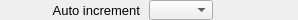
    <widget class="PyDMFrame" name="composite_3">
      <property name="geometry">
        <rect>
          <x>407</x>
          <y>173</y>
          <width>298</width>
          <height>20</height>
        </rect>
      </property>
      <widget class="QLabel" name="text_4">
        <property name="geometry">
          <rect>
            <x>0</x>
            <y>0</y>
            <width>140</width>
            <height>20</height>
          </rect>
        </property>
        <property name="text">
          <string>Auto increment</string>
        </property>
        <property name="font" stdset="0">
          <font>
            <pointsize>10</pointsize>
          </font>
        </property>
        <property name="brush" stdset="0">
          <brush brushstyle="SolidPattern">
            <color alpha="255">
              <red>0</red>
              <green>0</green>
              <blue>0</blue>
            </color>
          </brush>
        </property>
        <property name="toolTip">
          <string>text_4</string>
        </property>
        <property name="alignment">
          <set>Qt::AlignRight|Qt::AlignTrailing|Qt::AlignVCenter</set>
        </property>
        <property name="styleSheet">
          <string notr="true">QLabel#text_4 {
  color: rgb(0, 0, 0);
  }</string>
        </property>
      </widget>
      <widget class="PyDMEnumComboBox" name="menu">
        <property name="geometry">
          <rect>
            <x>149</x>
            <y>0</y>
            <width>64</width>
            <height>20</height>
          </rect>
        </property>
        <property name="toolTip">
          <string>${prefix}AutoIncrement</string>
        </property>
        <property name="channel" stdset="0">
          <string>ca://${prefix}AutoIncrement</string>
        </property>
        <property name="font" stdset="0">
          <font>
            <pointsize>10</pointsize>
          </font>
        </property>
        <property name="styleSheet">
          <string notr="true">PyDMEnumComboBox#menu {
  color: rgb(0, 0, 0);
  background-color: rgb(115, 223, 255);
  }</string>
        </property>
      </widget>
      <widget class="PyDMLabel" name="text_update_3">
        <property name="geometry">
          <rect>
            <x>218</x>
            <y>1</y>
            <width>80</width>
            <height>18</height>
          </rect>
        </property>
        <property name="toolTip">
          <string>PV: ${prefix}AutoIncrement_RBV</string>
        </property>
        <property name="channel" stdset="0">
          <string>ca://${prefix}AutoIncrement_RBV</string>
        </property>
        <property name="font" stdset="0">
          <font>
            <pointsize>10</pointsize>
          </font>
        </property>
        <property name="alignment">
          <set>Qt::AlignLeading|Qt::AlignLeft|Qt::AlignVCenter</set>
        </property>
        <property name="textInteractionFlags">
          <set>Qt::TextSelectableByKeyboard|Qt::TextSelectableByMouse</set>
        </property>
        <property name="styleSheet">
          <string notr="true">PyDMLabel#text_update_3 {
  color: rgb(10, 0, 184);
  background-color: rgb(187, 187, 187);
  }</string>
        </property>
      </widget>
    </widget>
